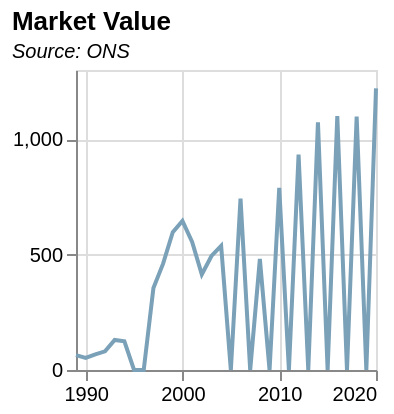

Describe this chart as a Vega-Lite specification.
### Vega-Lite specification from a JSON file in a GitHub repository (floating-point values rounded to 4 significant figures)
{"$schema": "https://vega.github.io/schema/vega-lite/v5.json", "data": {"values": [{"date": "1989", "label": "1989", "month": "", "quarter": "", "sourceDataset": "SRS", "updateDate": "2015-09-01T23:00:00.000Z", "value": "64.5", "year": "1989"}, {"date": "1990", "label": "1990", "month": "", "quarter": "", "sourceDataset": "SRS", "updateDate": "2015-09-01T23:00:00.000Z", "value": "52.7", "year": "1990"}, {"date": "1991", "label": "1991", "month": "", "quarter": "", "sourceDataset": "SRS", "updateDate": "2015-09-01T23:00:00.000Z", "value": "68.1", "year": "1991"}, {"date": "1992", "label": "1992", "month": "", "quarter": "", "sourceDataset": "SRS", "updateDate": "2015-09-01T23:00:00.000Z", "value": "80.7", "year": "1992"}, {"date": "1993", "label": "1993", "month": "", "quarter": "", "sourceDataset": "SRS", "updateDate": "2015-09-01T23:00:00.000Z", "value": "130.2", "year": "1993"}, {"date": "1994", "label": "1994", "month": "", "quarter": "", "sourceDataset": "SRS", "updateDate": "2015-09-01T23:00:00.000Z", "value": "124.3", "year": "1994"}, {"date": "1995", "label": "1995", "month": "", "quarter": "", "sourceDataset": "SRS", "updateDate": "2015-09-01T23:00:00.000Z", "value": "", "year": "1995"}, {"date": "1996", "label": "1996", "month": "", "quarter": "", "sourceDataset": "SRS", "updateDate": "2015-09-01T23:00:00.000Z", "value": "", "year": "1996"}, {"date": "1997", "label": "1997", "month": "", "quarter": "", "sourceDataset": "SRS", "updateDate": "2015-09-01T23:00:00.000Z", "value": "355.2", "year": "1997"}, {"date": "1998", "label": "1998", "month": "", "quarter": "", "sourceDataset": "SRS", "updateDate": "2015-09-01T23:00:00.000Z", "value": "460.9", "year": "1998"}, {"date": "1999", "label": "1999", "month": "", "quarter": "", "sourceDataset": "SRS", "updateDate": "2015-09-01T23:00:00.000Z", "value": "596.9", "year": "1999"}, {"date": "2000", "label": "2000", "month": "", "quarter": "", "sourceDataset": "SRS", "updateDate": "2015-09-01T23:00:00.000Z", "value": "645.9", "year": "2000"}, {"date": "2001", "label": "2001", "month": "", "quarter": "", "sourceDataset": "SRS", "updateDate": "2015-09-01T23:00:00.000Z", "value": "555.2", "year": "2001"}, {"date": "2002", "label": "2002", "month": "", "quarter": "", "sourceDataset": "SRS", "updateDate": "2015-09-01T23:00:00.000Z", "value": "414.1", "year": "2002"}, {"date": "2003", "label": "2003", "month": "", "quarter": "", "sourceDataset": "SRS", "updateDate": "2015-09-01T23:00:00.000Z", "value": "494.2", "year": "2003"}, {"date": "2004", "label": "2004", "month": "", "quarter": "", "sourceDataset": "SRS", "updateDate": "2015-09-01T23:00:00.000Z", "value": "537.6", "year": "2004"}, {"date": "2005", "label": "2005", "month": "", "quarter": "", "sourceDataset": "SRS", "updateDate": "2015-09-01T23:00:00.000Z", "value": "", "year": "2005"}, {"date": "2006", "label": "2006", "month": "", "quarter": "", "sourceDataset": "SRS", "updateDate": "2015-09-01T23:00:00.000Z", "value": "742.4", "year": "2006"}, {"date": "2007", "label": "2007", "month": "", "quarter": "", "sourceDataset": "SRS", "updateDate": "2015-09-01T23:00:00.000Z", "value": "", "year": "2007"}, {"date": "2008", "label": "2008", "month": "", "quarter": "", "sourceDataset": "SRS", "updateDate": "2015-09-01T23:00:00.000Z", "value": "481.1", "year": "2008"}, {"date": "2009", "label": "2009", "month": "", "quarter": "", "sourceDataset": "SRS", "updateDate": "2015-09-01T23:00:00.000Z", "value": "", "year": "2009"}, {"date": "2010", "label": "2010", "month": "", "quarter": "", "sourceDataset": "srs", "updateDate": "2017-11-29T00:00:00.000Z", "value": "789.5", "year": "2010"}, {"date": "2011", "label": "2011", "month": "", "quarter": "", "sourceDataset": "SRS", "updateDate": "2015-09-01T23:00:00.000Z", "value": "", "year": "2011"}, {"date": "2012", "label": "2012", "month": "", "quarter": "", "sourceDataset": "srs", "updateDate": "2017-11-29T00:00:00.000Z", "value": "933.2", "year": "2012"}, {"date": "2013", "label": "2013", "month": "", "quarter": "", "sourceDataset": "SRS", "updateDate": "2015-09-01T23:00:00.000Z", "value": "", "year": "2013"}, {"date": "2014", "label": "2014", "month": "", "quarter": "", "sourceDataset": "srs", "updateDate": "2017-11-29T00:00:00.000Z", "value": "1073.6", "year": "2014"}, {"date": "2015", "label": "2015", "month": "", "quarter": "", "sourceDataset": "srs", "updateDate": "2017-11-29T00:00:00.000Z", "value": "", "year": "2015"}, {"date": "2016", "label": "2016", "month": "", "quarter": "", "sourceDataset": "srs", "updateDate": "2017-11-29T00:00:00.000Z", "value": "1100.5", "year": "2016"}, {"date": "2017", "label": "2017", "month": "", "quarter": "", "sourceDataset": "srs", "updateDate": "2020-01-14T00:00:00.000Z", "value": "", "year": "2017"}, {"date": "2018", "label": "2018", "month": "", "quarter": "", "sourceDataset": "srs", "updateDate": "2022-03-03T00:00:00.000Z", "value": "1098.2", "year": "2018"}, {"date": "2019", "label": "2019", "month": "", "quarter": "", "sourceDataset": "srs", "updateDate": "2022-03-03T00:00:00.000Z", "value": "", "year": "2019"}, {"date": "2020", "label": "2020", "month": "", "quarter": "", "sourceDataset": "srs", "updateDate": "2022-03-03T00:00:00.000Z", "value": "1220.5", "year": "2020"}], "format": {"parse": {"date": "date"}}}, "mark": {"type": "line", "color": "#7aa1b8", "strokeWidth": 2, "opacity": 1}, "title": {"text": "Market Value", "subtitle": "Source: ONS", "subtitleFontStyle": "italic", "subtitleFontSize": 10, "anchor": "start", "color": "black"}, "width": 150, "height": 150, "encoding": {"x": {"field": "date", "type": "temporal", "title": null}, "y": {"field": "value", "type": "quantitative", "title": null}, "tooltip": [{"field": "date", "type": "temporal", "title": "Date"}, {"field": "value", "type": "quantitative", "title": "SRS Grossed"}]}, "config": {}}
